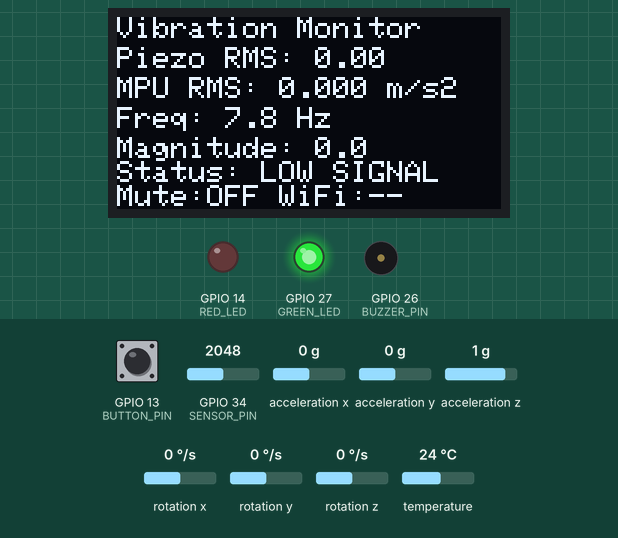
Bench run of a sketch on a simulated ESP32. Parts: 128×64 one-colour display, output pins drawn as LEDs (lit = HIGH), buzzer (waves = sounding, pin HIGH). The test bench sets the inputs (shaded band); at power-on: acceleration x 0 g, GPIO 13 (BUTTON_PIN) HIGH, acceleration y 0 g, acceleration z 1 g, GPIO 34 (SENSOR_PIN) = 2048, rotation x 0 °/s, rotation y 0 °/s, rotation z 0 °/s, temperature 24 °C (analog values on the 0–4095 scale). WiFi joins after 1.5 s; servers stay silent unless stated; what the sketch prints to the serial monitor is not drawn.

Above: at 2.0 s.
2.1 s: acceleration x set to -1.4 g
At 3.7 s:
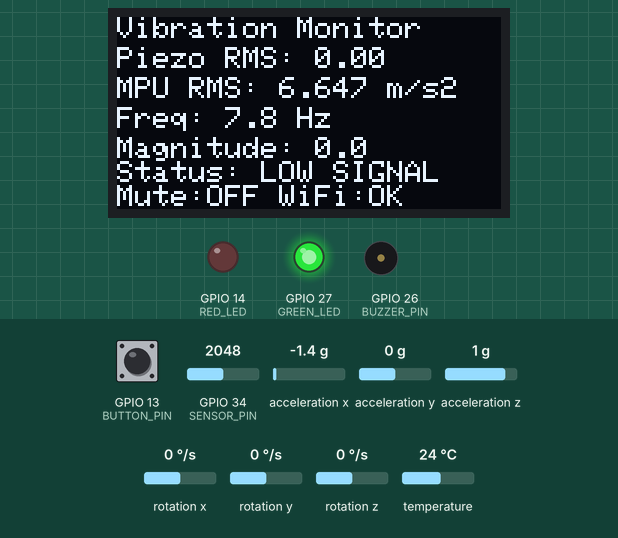
5.8 s: GPIO 13 (BUTTON_PIN) pulled LOW for 3.2 s
At 9.7 s:
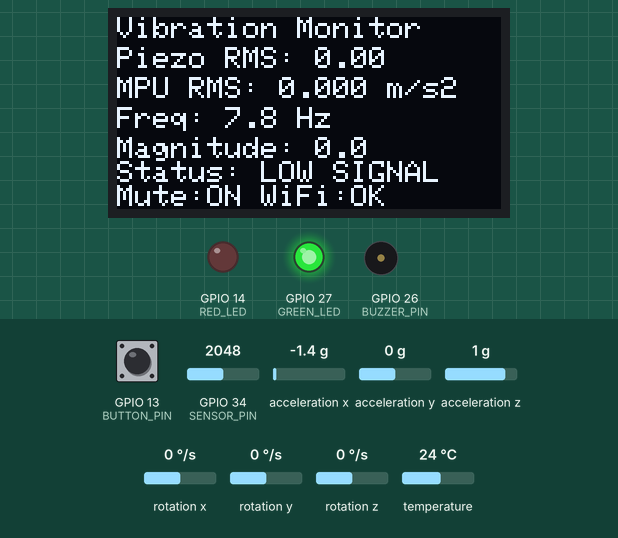
10.5 s: acceleration y set to -1.4 g
At 12.1 s:
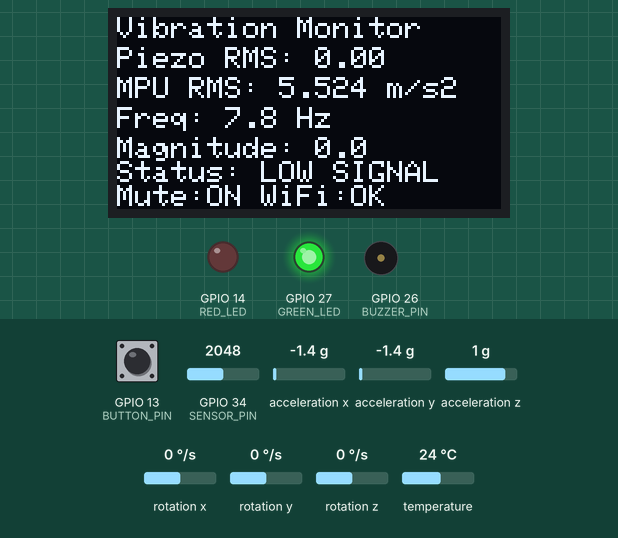
14.4 s: GPIO 13 (BUTTON_PIN) driven LOW
At 18.2 s:
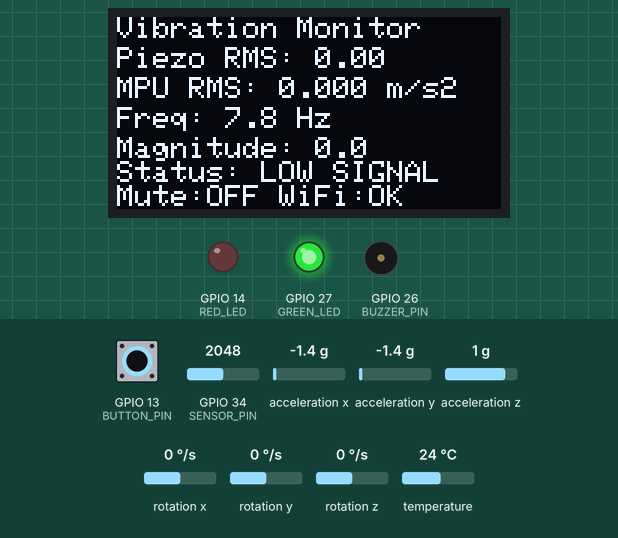
19.4 s: acceleration z set to -1.4 g
At 20.6 s:
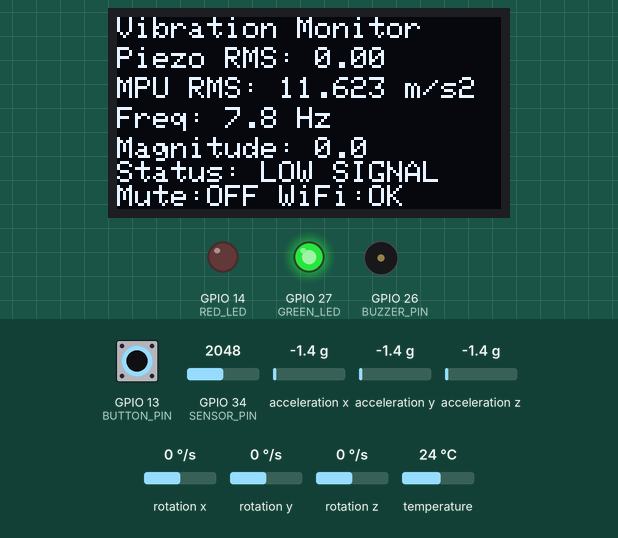
23.4 s: GPIO 34 (SENSOR_PIN) set to 2147
At 26.9 s:
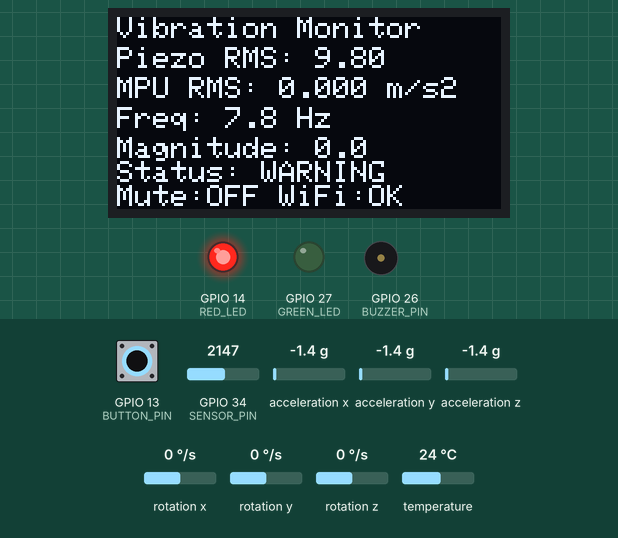
Timing chart, 0 to 33.4 s (numbered marks = the images above; inputs shaded):
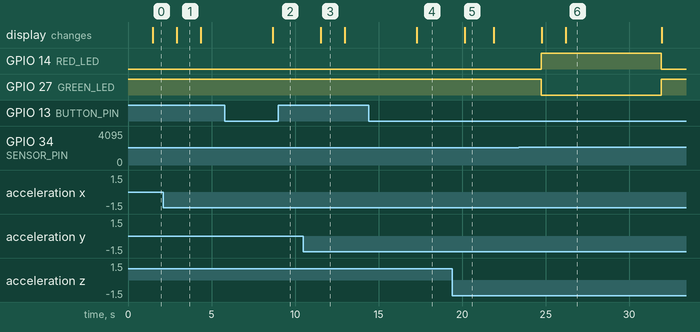

Measured:
- the behaviour switches between 2108 and 2109 on GPIO 34 (SENSOR_PIN) (found by bisection; images 5 and 6)
- after the input at 2.1 s, the display: changes after 0.83 s (image 1)
- after the input at 5.8 s, the display: changes after 2.9 s (image 2)
- after the input at 10.5 s, the display: changes after 1.0 s (image 3)
- after the input at 14.4 s, the display: changes after 2.9 s (image 4)
- after the input at 19.4 s, the display: changes after 0.77 s (image 5)
- after the input at 23.4 s, GPIO 14 (RED_LED): LOW → HIGH after 1.3 s, → LOW 7.2 s later; GPIO 27 (GREEN_LED): HIGH → LOW after 1.3 s, → HIGH 7.2 s later; the display: first changes after 1.4 s (image 6 shows a later state)

The sketch:

motor_predictive_maintenance.ino
```cpp
#include <Wire.h>
#include <Adafruit_GFX.h>
#include <Adafruit_SSD1306.h>
#include <Adafruit_MPU6050.h>
#include <Adafruit_Sensor.h>
#include <arduinoFFT.h>
#include <math.h>
#include <WiFi.h>
#include <ThingSpeak.h>

// ---------- Wi-Fi / ThingSpeak ----------
// Enter your NEW credentials locally.
const char* WIFI_SSID = "YOUR_WIFI_NAME";
const char* WIFI_PASSWORD = "YOUR_NEW_WIFI_PASSWORD";

unsigned long CHANNEL_ID = 3531547;
const char* WRITE_API_KEY = "YOUR_NEW_THINGSPEAK_WRITE_KEY";

WiFiClient tsClient;
unsigned long lastUpload = 0;
unsigned long lastWiFiAttempt = 0;

const unsigned long UPLOAD_INTERVAL_MS = 20000;
const unsigned long WIFI_RETRY_MS = 15000;

// ---------- OLED ----------
#define SCREEN_WIDTH 128
#define SCREEN_HEIGHT 64
#define OLED_RESET -1
#define OLED_ADDR 0x3C

Adafruit_SSD1306 display(
  SCREEN_WIDTH, SCREEN_HEIGHT, &Wire, OLED_RESET
);

// ---------- MPU6050 ----------
Adafruit_MPU6050 mpu;

// Separate I2C bus for MPU6050
TwoWire I2C_MPU = TwoWire(1);

const int MPU_SDA = 19;
const int MPU_SCL = 18;
const uint8_t MPU_ADDRESS = 0x68;

const uint16_t MPU_SAMPLES = 128;
const unsigned long MPU_SAMPLE_PERIOD_US = 10000;

double mpuX[MPU_SAMPLES];
double mpuY[MPU_SAMPLES];
double mpuZ[MPU_SAMPLES];

double mpuRms = 0;

// ---------- Pins ----------
const int SENSOR_PIN = 34;
const int GREEN_LED  = 27;
const int RED_LED    = 14;
const int BUZZER_PIN = 26;
const int BUTTON_PIN = 13;

// ---------- FFT ----------
const uint16_t SAMPLES = 128;
const double SAMPLING_FREQUENCY = 1000.0;
const unsigned long SAMPLE_PERIOD_US = 1000;

double vReal[SAMPLES];
double vImag[SAMPLES];

ArduinoFFT<double> FFT(
  vReal, vImag, SAMPLES, SAMPLING_FREQUENCY
);

// ---------- Provisional raw ADC RMS thresholds ----------
const double WARNING_RMS = 6.0;
const double ALERT_RMS = 10.0;

// Hysteresis: exit thresholds are lower than entry thresholds.
const double WARNING_ENTER = 6.0;
const double WARNING_EXIT_RMS = 5.0;
const double ALERT_ENTER = 10.0;
const double ALERT_EXIT_RMS = 8.5;

// Average the last five RMS measurements.
const int RMS_HISTORY_SIZE = 5;
double rmsHistory[RMS_HISTORY_SIZE] = {0};

int rmsHistoryIndex = 0;
int rmsHistoryCount = 0;
double filteredRms = 0;

// ---------- Status ----------
enum MachineStatus {
  LOW_SIGNAL = 0,
  WARNING = 1,
  ALERT = 2
};

MachineStatus machineStatus = LOW_SIGNAL;

// ---------- Button ----------
bool buzzerMuted = false;
bool lastButtonReading = HIGH;
bool stableButtonState = HIGH;

unsigned long lastDebounceTime = 0;
const unsigned long DEBOUNCE_MS = 40;

void checkButton() {
  bool reading = digitalRead(BUTTON_PIN);

  if (reading != lastButtonReading) {
    lastDebounceTime = millis();
  }

  if (millis() - lastDebounceTime > DEBOUNCE_MS) {
    if (reading != stableButtonState) {
      stableButtonState = reading;

      if (stableButtonState == LOW) {
        buzzerMuted = !buzzerMuted;

        Serial.print("Buzzer mute: ");
        Serial.println(buzzerMuted ? "ON" : "OFF");
      }
    }
  }

  lastButtonReading = reading;
}

double smoothRms(double newRms) {
  rmsHistory[rmsHistoryIndex] = newRms;

  rmsHistoryIndex =
      (rmsHistoryIndex + 1) % RMS_HISTORY_SIZE;

  if (rmsHistoryCount < RMS_HISTORY_SIZE) {
    rmsHistoryCount++;
  }

  double total = 0;

  for (int i = 0; i < rmsHistoryCount; i++) {
    total += rmsHistory[i];
  }

  return total / rmsHistoryCount;
}

void updateStatus(double rms) {
  switch (machineStatus) {
    case LOW_SIGNAL:
      if (rms >= ALERT_RMS) {
        machineStatus = ALERT;
      } else if (rms >= WARNING_RMS) {
        machineStatus = WARNING;
      }
      break;

    case WARNING:
      if (rms >= ALERT_RMS) {
        machineStatus = ALERT;
      } else if (rms < WARNING_EXIT_RMS) {
        machineStatus = LOW_SIGNAL;
      }
      break;

    case ALERT:
      if (rms < ALERT_EXIT_RMS) {
        machineStatus =
            (rms >= WARNING_EXIT_RMS)
            ? WARNING : LOW_SIGNAL;
      }
      break;
  }
}

const char* statusText() {
  switch (machineStatus) {
    case ALERT: return "ALERT";
    case WARNING: return "WARNING";
    default: return "LOW SIGNAL";
  }
}

void updateOutputs() {
  digitalWrite(
    GREEN_LED,
    machineStatus == LOW_SIGNAL ? HIGH : LOW
  );

  digitalWrite(
    RED_LED,
    machineStatus == LOW_SIGNAL ? LOW : HIGH
  );

  digitalWrite(
    BUZZER_PIN,
    (machineStatus == ALERT && !buzzerMuted)
        ? HIGH : LOW
  );
}

void connectWiFiIfNeeded() {
  if (WiFi.status() == WL_CONNECTED) {
    return;
  }

  if (millis() - lastWiFiAttempt >= WIFI_RETRY_MS) {
    lastWiFiAttempt = millis();

    Serial.println("Attempting Wi-Fi connection...");
    WiFi.begin(WIFI_SSID, WIFI_PASSWORD);
  }
}

// ---------- ThingSpeak ----------
void uploadToThingSpeak(
    double rms,
    double peakMagnitude,
    double dominantFrequency,
    double accelerometerRms) {

  if (WiFi.status() != WL_CONNECTED) {
    return;
  }

  if (ThingSpeak.setField(1, (float)rms) == false) return;
  if (ThingSpeak.setField(2, (float)peakMagnitude) == false) return;
  if (ThingSpeak.setField(3, (int)machineStatus) == false) return;
  if (ThingSpeak.setField(4, (float)dominantFrequency) == false) return;
  if (ThingSpeak.setField(5, (float)accelerometerRms) == false) return;

  int response = ThingSpeak.writeFields(
      CHANNEL_ID, WRITE_API_KEY
  );

  Serial.print("ThingSpeak HTTP response: ");
  Serial.println(response);
}

// ---------- MPU6050 sampling ----------
void readMPU6050() {

  sensors_event_t a, g, temp;

  unsigned long nextSample = micros();

  double sumX = 0;
  double sumY = 0;
  double sumZ = 0;

  for (uint16_t i = 0; i < MPU_SAMPLES; i++) {

    while ((int32_t)(micros() - nextSample) < 0) {
      // Wait for sampling interval.
    }

    mpu.getEvent(&a, &g, &temp);

    mpuX[i] = a.acceleration.x;
    mpuY[i] = a.acceleration.y;
    mpuZ[i] = a.acceleration.z;

    sumX += mpuX[i];
    sumY += mpuY[i];
    sumZ += mpuZ[i];

    nextSample += MPU_SAMPLE_PERIOD_US;
  }

  // Remove DC offset and gravity component.
  double meanX = sumX / MPU_SAMPLES;
  double meanY = sumY / MPU_SAMPLES;
  double meanZ = sumZ / MPU_SAMPLES;

  double sumSquares = 0;

  for (uint16_t i = 0; i < MPU_SAMPLES; i++) {

    double x = mpuX[i] - meanX;
    double y = mpuY[i] - meanY;
    double z = mpuZ[i] - meanZ;

    sumSquares += x * x + y * y + z * z;
  }

  // Combined three-axis acceleration RMS.
  mpuRms = sqrt(sumSquares / MPU_SAMPLES);
}

// ---------- Setup ----------
void setup() {
  Serial.begin(115200);
  analogReadResolution(12);

  pinMode(GREEN_LED, OUTPUT);
  pinMode(RED_LED, OUTPUT);
  pinMode(BUZZER_PIN, OUTPUT);
  pinMode(BUTTON_PIN, INPUT_PULLUP);

  updateOutputs();

  // OLED uses the default I2C bus.
  Wire.begin(21, 22);

  if (!display.begin(SSD1306_SWITCHCAPVCC, OLED_ADDR)) {
    Serial.println("OLED initialization failed!");
    while (true) delay(100);
  }

  display.clearDisplay();
  display.setTextColor(SSD1306_WHITE);
  display.setTextSize(1);
  display.setCursor(0, 0);
  display.println("Vibration Monitor");
  display.println("Starting...");
  display.display();

  // Initialize MPU6050 on separate I2C bus.
  I2C_MPU.begin(MPU_SDA, MPU_SCL, 100000);

  if (!mpu.begin(MPU_ADDRESS, &I2C_MPU)) {

    Serial.println("MPU6050 initialization failed!");

    display.clearDisplay();
    display.setCursor(0, 0);
    display.println("MPU6050 ERROR");
    display.println("Check connections");
    display.display();

    while (true) delay(100);
  }

  mpu.setAccelerometerRange(MPU6050_RANGE_2_G);
  mpu.setGyroRange(MPU6050_RANGE_250_DEG);
  mpu.setFilterBandwidth(MPU6050_BAND_94_HZ);

  Serial.println("MPU6050 initialized successfully!");

  WiFi.mode(WIFI_STA);
  ThingSpeak.begin(tsClient);

  lastWiFiAttempt = millis();
  WiFi.begin(WIFI_SSID, WIFI_PASSWORD);

  Serial.println("Smoothed RMS + FFT + MPU6050 monitor ready");
}

// ---------- Main loop ----------
void loop() {
  checkButton();
  connectWiFiIfNeeded();

  // ---------- Original piezo sampling ----------
  unsigned long nextSample = micros();
  double sum = 0;

  for (uint16_t i = 0; i < SAMPLES; i++) {

    while ((long)(micros() - nextSample) < 0) {
      // Wait for sample timing.
    }

    vReal[i] = analogRead(SENSOR_PIN);
    vImag[i] = 0;
    sum += vReal[i];

    nextSample += SAMPLE_PERIOD_US;
  }

  // ---------- Original piezo RMS ----------
  double mean = sum / SAMPLES;
  double sumSquares = 0;

  for (uint16_t i = 0; i < SAMPLES; i++) {
    double centered = vReal[i] - mean;

    sumSquares += centered * centered;
    vReal[i] = centered;
  }

  double rawRms = sqrt(sumSquares / SAMPLES);
  filteredRms = smoothRms(rawRms);

  // ---------- Original piezo FFT ----------
  FFT.windowing(FFTWindow::Hamming, FFTDirection::Forward);
  FFT.compute(FFTDirection::Forward);
  FFT.complexToMagnitude();

  uint16_t peakBin = 1;
  double peakMagnitude = vReal[1];

  for (uint16_t i = 2; i < (SAMPLES / 2) - 1; i++) {
    if (vReal[i] > peakMagnitude) {
      peakMagnitude = vReal[i];
      peakBin = i;
    }
  }

  double dominantFrequency =
      peakBin * SAMPLING_FREQUENCY / SAMPLES;

  // ---------- Additional MPU6050 measurement ----------
  readMPU6050();

  // ---------- Original status logic ----------
  updateStatus(filteredRms);
  updateOutputs();

  // ---------- OLED ----------
  display.clearDisplay();
  display.setTextSize(1);

  display.setCursor(0, 0);
  display.println("Vibration Monitor");

  display.setCursor(0, 10);
  display.print("Piezo RMS: ");
  display.println(filteredRms, 2);

  display.setCursor(0, 20);
  display.print("MPU RMS: ");
  display.print(mpuRms, 3);
  display.println(" m/s2");

  display.setCursor(0, 30);
  display.print("Freq: ");
  display.print(dominantFrequency, 1);
  display.println(" Hz");

  display.setCursor(0, 40);
  display.print("Magnitude: ");
  display.println(peakMagnitude, 1);

  display.setCursor(0, 48);
  display.print("Status: ");
  display.println(statusText());

  display.setCursor(0, 56);
  display.print("Mute:");
  display.print(buzzerMuted ? "ON" : "OFF");
  display.print(" WiFi:");
  display.print(WiFi.status() == WL_CONNECTED ? "OK" : "--");

  display.display();

  // ---------- Serial ----------
  Serial.print("Raw RMS: ");
  Serial.print(rawRms, 2);

  Serial.print(" | Filtered RMS: ");
  Serial.print(filteredRms, 2);

  Serial.print(" | Dominant frequency: ");
  Serial.print(dominantFrequency, 1);

  Serial.print(" Hz | Peak magnitude: ");
  Serial.print(peakMagnitude, 1);

  Serial.print(" | Status: ");
  Serial.print(statusText());

  Serial.print(" | MPU6050 RMS: ");
  Serial.print(mpuRms, 4);
  Serial.println(" m/s2");

  // ---------- ThingSpeak upload ----------
  if (millis() - lastUpload >= UPLOAD_INTERVAL_MS) {
    lastUpload = millis();

    uploadToThingSpeak(
      filteredRms,
      peakMagnitude,
      dominantFrequency,
      mpuRms
    );
  }
}
```
